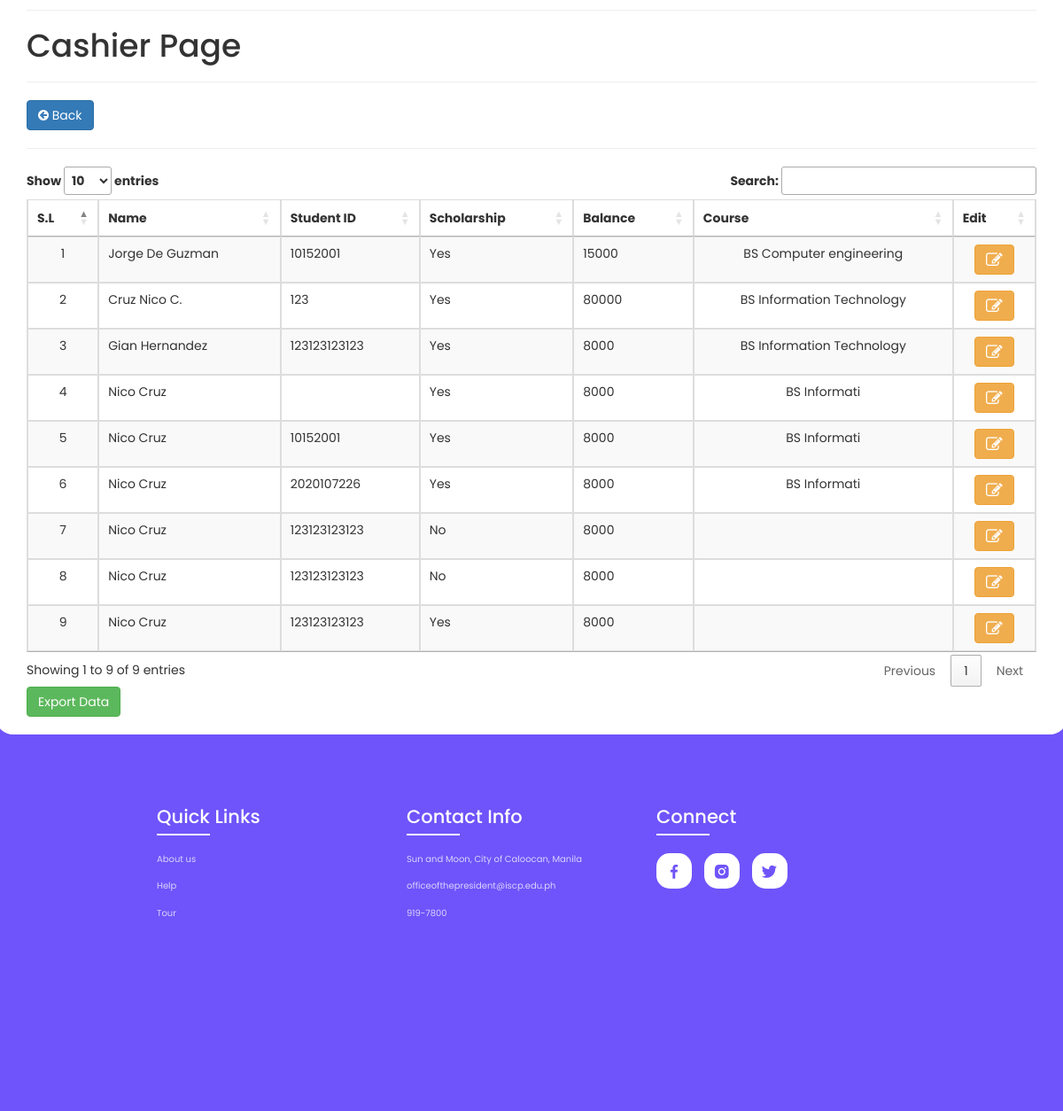
Screenshot of /stud/cashier.php with the database file from the repository.
### tables this page shows
CREATE TABLE `enrollees` (
  `id` int(10) NOT NULL,
  `u_studnumber` varchar(12) NOT NULL,
  `u_f_name` text NOT NULL,
  `u_l_name` text NOT NULL,
  `u_username` text NOT NULL,
  `u_mobile` varchar(12) NOT NULL,
  `u_birthday` text NOT NULL,
  `u_gender` varchar(6) NOT NULL,
  `u_email` text NOT NULL,
  `u_state` varchar(12) NOT NULL,
  `u_dist` text NOT NULL,
  `u_balance` int(11) NOT NULL,
  `u_scholarship` text NOT NULL,
  `u_pincode` text NOT NULL,
  `file` longblob NOT NULL,
  `u_password` varchar(30) NOT NULL,
  `u_family` text NOT NULL,
  `staff_id` varchar(120) NOT NULL,
  `image` varchar(150) NOT NULL,
  `uploaded` datetime NOT NULL
);

### stud/cashtable.php (the view, shortened to what this page needs)
<?php
include('db.php');
?>
<!DOCTYPE html>
<html>
<head>
    <link rel="stylesheet" href="https://maxcdn.bootstrapcdn.com/bootstrap/3.4.1/css/bootstrap.min.css">
    <link rel="stylesheet" href="https://cdnjs.cloudflare.com/ajax/libs/font-awesome/4.7.0/css/font-awesome.min.css">
	<link rel="stylesheet" href="//cdn.datatables.net/1.10.20/css/jquery.dataTables.min.css">
</head>
<body>
	<div class="container">
	<hr>
	<h1>Cashier Page</h1>
	<hr>
	<a href="logout.php" class="btn btn-primary"><i class="fa fa-arrow-circle-left"></i> Back</a>
<hr>
		<table class="table table-bordered table-striped table-hover" id="myTable">
		<thead>
			<tr>
<th class="text-center" scope="col">S.L</th>
				<th class="text-center" scope="col">Name</th>
				<th class="text-center" scope="col">Student ID</th>
				<th class="text-center" scope="col">Scholarship</th>
				<th class="text-center" scope="col">Balance</th>
				<th class="text-center" scope="col">Course</th>
				<th class="text-center" scope="col">Edit</th>
			</tr>
		</thead>
			<?php
        $get_data = "SELECT * FROM enrollees order by 1 desc";
        $run_data = mysqli_query($con,$get_data);
		$i = 0;
        while($row = mysqli_fetch_array($run_data))
        {
				$sl = ++$i;
				$id = $row['id'];
				$u_studnumber = $row['u_studnumber'];
				$u_f_name = $row['u_f_name'];
				$u_l_name = $row['u_l_name'];
				$u_scholarship = $row['u_scholarship'];
				$u_balance = $row['u_balance'];
				$u_staff_id = $row['staff_id'];
        echo "
				<tr>
				<td class='text-center'>$sl</td>
				<td class='text-left'>$u_f_name   $u_l_name</td>
				<td class='text-left'>$u_studnumber</td>
				<td class='text-left'>$u_scholarship</td>
				<td class='text-left'>$u_balance</td>
				<td class='text-center'>$u_staff_id</td>
				<td class='text-center'>
					<span>
					<a href='#' class='btn btn-warning mr-3 edituser' data-toggle='modal' data-target='#edit$id' title='Edit'><i class='fa fa-pencil-square-o fa-lg'></i></a>
					</span>
				</td>
			</tr>
        ";
        }
        ?>
		</table>
		<form method="post" action="cashierexport.php">
    <input type="submit" name="export" class="btn btn-success" value="Export Data" />
    </form>
	</div>
</body>
</html>

### stud/css/style.css (style rules this page uses)
* { padding: 0; margin: 0; box-sizing: border-box; font-family: 'Poppins', sans-serif; text-decoration: none; list-style: none; scroll-behavior: smooth; }
:root { --bg-color: #fff; --text-color: #221314; --second-color: #5a7184; --main-color: #6e54fa; --big-font: 6rem; --h2-font: 3rem; --p-font: 1.1rem; }
body { background: var(--bg-color); color: var(--text-color); }
@media (max-width: 1400px) { :root { --big-font: 4.5rem; --h2-font: 2.3rem; --p-font: 1rem; transition: .2s; } }

### stud/css/form.css (style rules this page uses)
* { margin: 0; padding: 0; box-sizing: border-box; }

### stud/cashier.php (style rules this page uses)
body { background-image: url("./img/bg.jpg"); }

### rows the page displays
enrollees: sl "1", u_f_name "Jorge", u_l_name "De Guzman", u_studnumber "10152001", u_scholarship "Yes", u_balance "15000", staff "BS Computer engineering"
enrollees: sl "2", u_f_name "Cruz", u_l_name "Nico C.", u_studnumber "123", u_scholarship "Yes", u_balance "80000", staff "BS Information Technology"
enrollees: sl "3", u_f_name "Gian", u_l_name "Hernandez", u_studnumber "123123123123", u_scholarship "Yes", u_balance "8000", staff "BS Information Technology"
enrollees: sl "4", u_f_name "Nico", u_l_name "Cruz", u_scholarship "Yes", u_balance "8000", staff "BS Informati"
enrollees: sl "5", u_f_name "Nico", u_l_name "Cruz", u_studnumber "10152001", u_scholarship "Yes", u_balance "8000", staff "BS Informati"
enrollees: sl "6", u_f_name "Nico", u_l_name "Cruz", u_studnumber "2020107226", u_scholarship "Yes", u_balance "8000", staff "BS Informati"
enrollees: sl "7", u_f_name "Nico", u_l_name "Cruz", u_studnumber "123123123123", u_scholarship "No", u_balance "8000"
enrollees: sl "8", u_f_name "Nico", u_l_name "Cruz", u_studnumber "123123123123", u_scholarship "No", u_balance "8000"
enrollees: sl "9", u_f_name "Nico", u_l_name "Cruz", u_studnumber "123123123123", u_scholarship "Yes", u_balance "8000"
